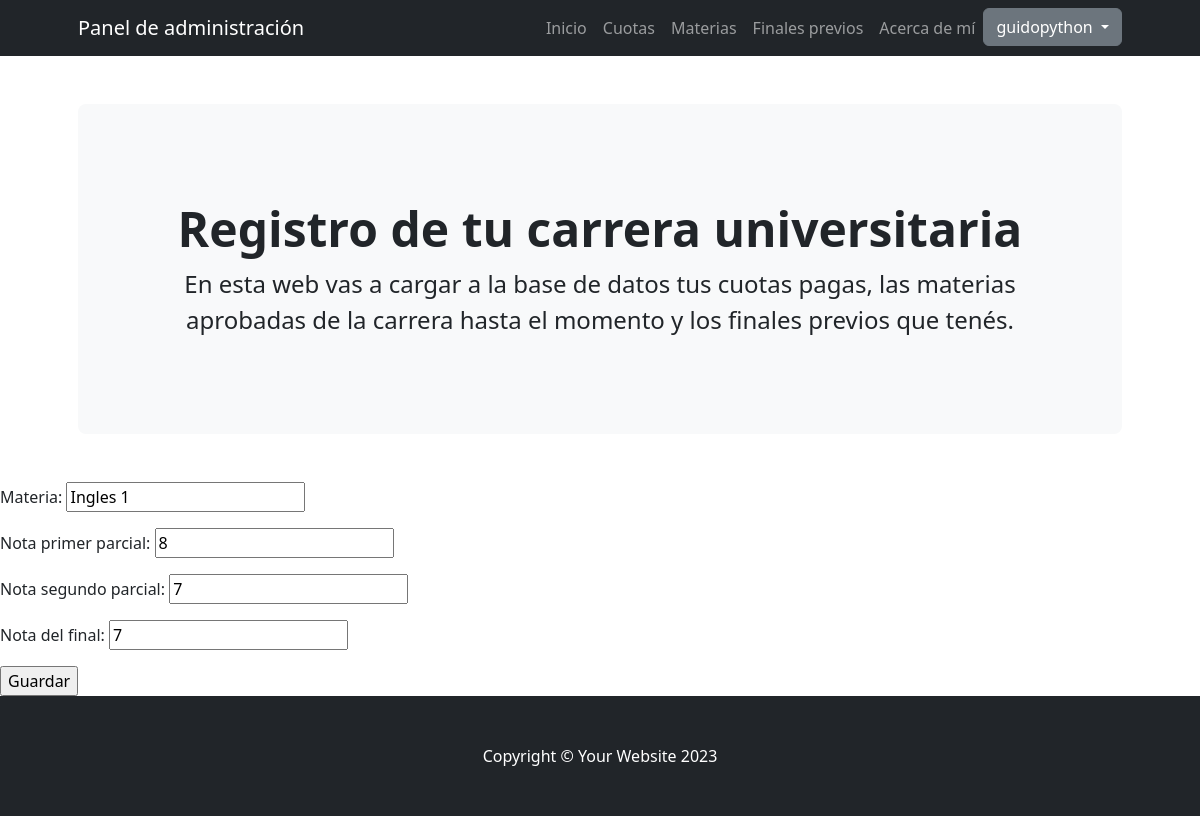
Screenshot of /app/editar_materias/13/ (signed in) with the database file from the repository.
### AppAlumno/models.py (models this page shows, shortened)
class MateriasAprobadas(models.Model):
    materia = models.CharField(max_length=40)
    Nota_primer_parcial = models.IntegerField(null=True, blank=True)
    Nota_segundo_parcial = models.IntegerField(null=True, blank=True)
    Nota_del_final = models.IntegerField(null=True, blank=True)

### AppAlumno/views.py (the view)
# urls.py: path('editar_materias/<int:pk>/', materiasUpdateView.as_view(), name='editar_materias'),
class materiasUpdateView(LoginRequiredMixin, UpdateView):
    model = MateriasAprobadas
    template_name = "AppAlumno/editar_materias.html"
    success_url = reverse_lazy("lista_materias")
    fields = ["materia", "Nota_primer_parcial", "Nota_segundo_parcial", "Nota_del_final"]
    login_url = "AppUsers:Login"

### AppAlumno/templates/AppAlumno/editar_materias.html (shortened to what this page needs)
{% extends "AppAlumno/base.html" %}
{% load static %}
{% block section2 %}
<form action="" method="POST">
    {{ form.as_p }}
    <input type="submit" value="Guardar">
</form>
{% endblock %}

### AppAlumno/templates/AppAlumno/base.html (shortened to what this page needs)
<!DOCTYPE html>
{% load static %}
<html lang="en">
    <head>
        <link href="https://cdn.jsdelivr.net/npm/bootstrap-icons@1.4.1/font/bootstrap-icons.css" rel="stylesheet" />
        <link href="{% static 'AppAlumno/css/styles.css' %}" rel="stylesheet" />
    </head>
    <body>
        <nav class="navbar navbar-expand-lg navbar-dark bg-dark">
            <div class="container px-lg-5">
                <a class="navbar-brand" href="#!">Panel de administración</a>
                <div class="collapse navbar-collapse" id="navbarSupportedContent">
                    <ul class="navbar-nav ms-auto mb-2 mb-lg-0">
                        <li class="nav-item"><a class="nav-link" aria-current="page" href="{% url 'vista_inicio' %}">Inicio</a></li>
                        <li class="nav-item"><a class="nav-link" aria-current="page" href="{% url 'crear_cuotas' %}">Cuotas</a></li>
                        <li class="nav-item"><a class="nav-link" href="{% url 'crear_materias' %}">Materias</a></li>
                        <li class="nav-item"><a class="nav-link" href="{% url 'crear_finales' %}">Finales previos</a></li>
                        <li class="nav-item"><a class="nav-link" href="{% url 'about' %}">Acerca de mí</a></li>
                        {% if request.user.is_authenticated %}
                            <div class="dropdown">
                                <button class="btn btn-secondary dropdown-toggle" type="button" id="dropdownMenuButton1" data-bs-toggle="dropdown">
                                    {{ request.user.username }}
                                </button>
                            </div>
                        {% endif %}
                    </ul>
                </div>
            </div>
        </nav>
        <header class="py-5">
            <div class="container px-lg-5">
                <div class="p-4 p-lg-5 bg-light rounded-3 text-center">
                    <div class="m-4 m-lg-5">
                        <h1 class="display-5 fw-bold">Registro de tu carrera universitaria</h1>
                        <p class="fs-4">En esta web vas a cargar a la base de datos tus cuotas pagas, las materias aprobadas de la carrera hasta el momento y los finales previos que tenés.</p>
                    </div>
                </div>
            </div>
        </header>
                {% block section2 %}
                {% endblock %}
        <footer class="py-5 bg-dark">
            <div class="container"><p class="m-0 text-center text-white">Copyright &copy; Your Website 2023</p></div>
        </footer>
    </body>
</html>

### rows the page displays
MateriasAprobadas: materia "Ingles 1", Nota_primer_parcial "8", Nota_segundo_parcial "7", Nota_del_final "7"

### other values shown
{{ request.user.username }} "guidopython"
